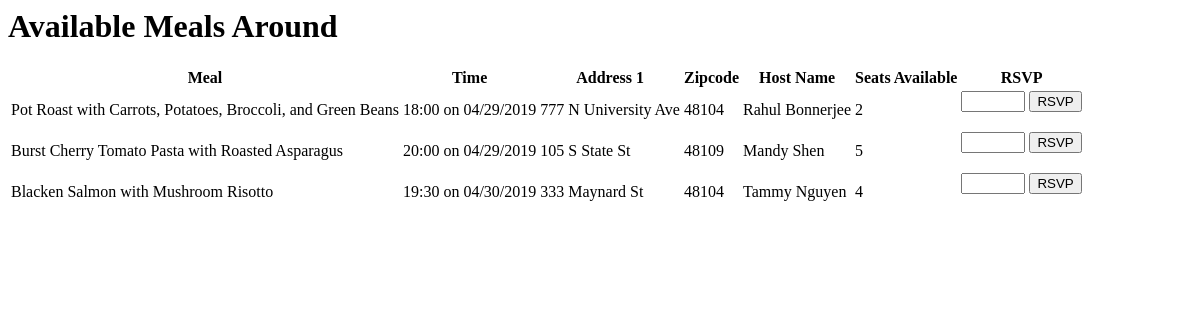
The page /meals.html on the database as committed earlier.
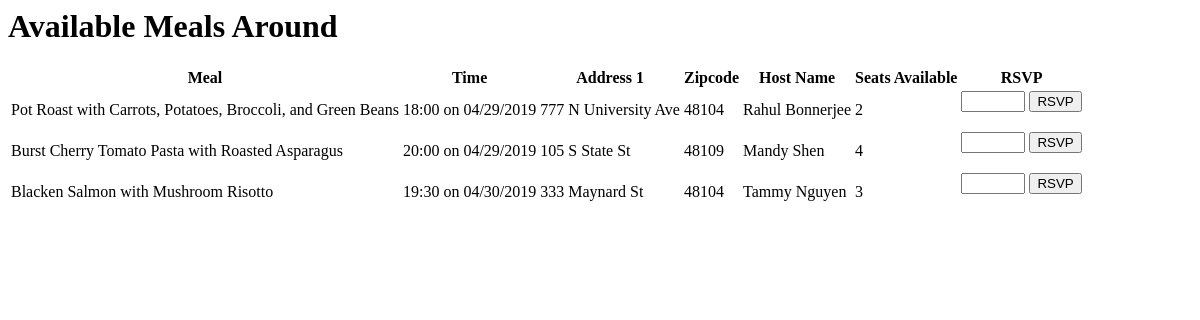
The same page on the database as committed later.
### tables this page shows
CREATE TABLE 'events' (
		'events_id' INTEGER PRIMARY KEY AUTOINCREMENT,
		'address1' TEXT,
		'address2' TEXT,
		'city' INTEGER,
		'state' INTEGER,
		'zipcode' INTEGER,
		'latitude' TEXT,
		'longitude' TEXT,
		'diet_id' INTEGER,
		'ingredient1' INTEGER,
		'ingredient2' INTEGER,
		'ingredient3' INTEGER,
		'description' TEXT,
		'allergy1' INTEGER,
		'allergy2' INTEGER,
		'allergy3' INTEGER,
		'donation1' INTEGER,
		'donation2' INTEGER
		, user_id integer, seats integer, mealTime DATETIME);

### app.py (the view, shortened to what this page needs)
@app.route('/meals.html', methods = ['GET', 'POST'])
def meals():
    rsvpform = RSVPForm()
    mealsList = []
    hostList = []
    userIDList = []
    conn = sqlite3.connect('communaltable.db')
    cur = conn.cursor()
    queryAllMeals = '''SELECT * FROM events'''
    cur.execute(queryAllMeals)
    for row in cur:
        mealDict = {}
        mealDict["meal_id"] = row[0]
        mealDict["description"] = row[12]
        mealDict["address1"] = row[1]
        mealDict["zipcode"] = row[5]
        mealDict["seats"] = row[19]
        time = row[20]
        y = time[0:4]
        m = time[5:7]
        d = time[8:10]
        t = time[11:16]
        t_formatted = t+" on " +m+"/"+d+'/'+y
        mealDict['time'] = t_formatted
        userID = row[18]
        userIDList.append(userID)
        mealsList.append(mealDict)
    for i in userIDList:
        queryHost = "SELECT firstname, lastname FROM users WHERE users_id =" + str(i)
        cur.execute(queryHost)
        for row in cur:
            fullname = row[0] + " " + row[1]
            hostList.append(fullname)
    index = 0
    for meal in mealsList:
        meal['host'] = hostList[index]
        index = index+1
    conn.commit()
    conn.close()
    return render_template('meals.html',title="Meals Around", meals = mealsList, form = rsvpform)

### app.py
class RSVPForm(Form):
    rsvpNumber = IntegerField('# Attending', [validators.NumberRange(1,100,message='invalid input for rsvp'), validators.Optional()])
    rsvpMealID = HiddenField()
    rsvpSubmit = SubmitField('RSVP')

### templates/meals.html (shortened to what this page needs)
<h1>Available Meals Around</h1>
<table>
  <tr>
    <th>Meal</th>
    <th>Time</th>
    <th>Address 1</th>
    <th>Zipcode</th>
    <th>Host Name</th>
    <th>Seats Available</th>
    <th>RSVP</th>
  </tr>
  {% for meal in meals %}
    <tr>
      <td>{{meal['description']}}</td>
      <td>{{meal['time']}}</td>
      <td>{{meal['address1']}}</td>
      <td>{{meal['zipcode']}}</td>
      <td>{{meal['host']}}</td>
      <td>{{meal['seats']}}</td>
      <td><form method="POST" action="/meals.html">
        {{form.rsvpNumber}}
        {{form.rsvpMealID(value = meal['meal_id'])}}{{form.rsvpSubmit}}</form></td>
    </tr>
  {% endfor %}
</table>

Rows that differ between the two databases and show on the page:
changed events "Burst Cherry Tomato Pasta with Roasted Asparagus": seats "5" → "4"
changed events "Blacken Salmon with Mushroom Risotto": seats "4" → "3"
